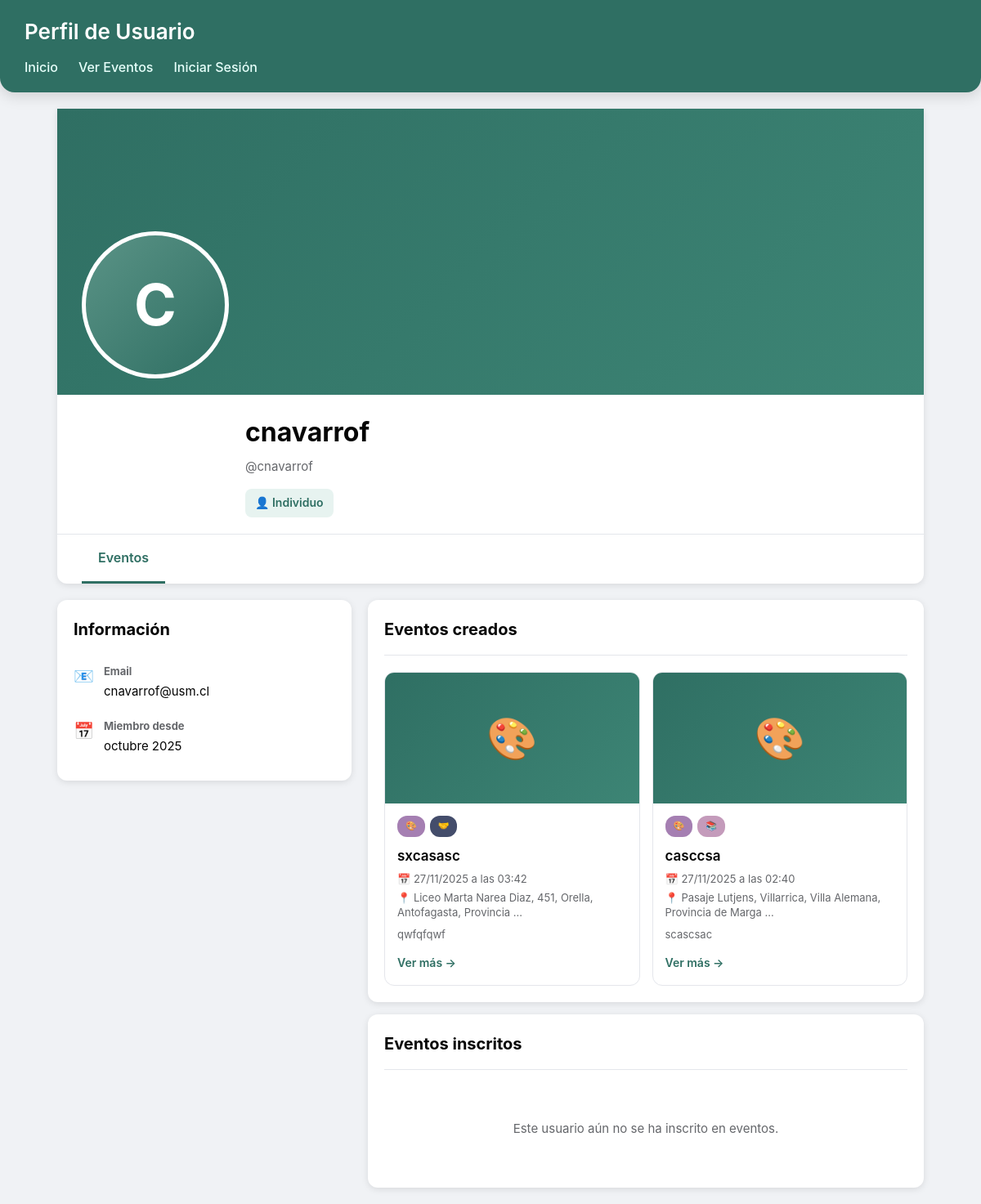
/usuario/cnavarrof/, run on the app's committed database.
### Humanet/models.py (models this page shows, shortened)
class Evento(models.Model):
    REGIONES = [
        ('tarapaca', 'Tarapacá'),
        ('antofagasta', 'Antofagasta'),
        ('atacama', 'Atacama'),
        ('coquimbo', 'Coquimbo'),
        ('valparaiso', 'Valparaíso'),
        ('ohiggins', "O'Higgins"),
        ('maule', 'Maule'),
        ('nuble', 'Ñuble'),
        ('biobio', 'Biobío'),
        ('araucania', 'La Araucanía'),
        ('los_rios', 'Los Ríos'),
        ('los_lagos', 'Los Lagos'),
        ('aysen', 'Aysén'),
        ('magallanes', 'Magallanes'),
        ('metropolitana', 'Metropolitana'),
        ('arica', 'Arica y Parinacota'),
    ]
    creador = models.ForeignKey(User, on_delete=models.CASCADE, related_name='eventos')
    nombre = models.CharField(max_length=200)
    imagen = models.ImageField(upload_to='eventos/', blank=True, null=True)  # NUEVO
    fecha = models.DateField()
    hora = models.TimeField()
    ubicacion = models.CharField(max_length=300)
    ciudad = models.CharField(max_length=100, blank=True, null=True)  # NUEVO
    region = models.CharField(max_length=50, choices=REGIONES, blank=True, null=True)  # NUEVO
    latitud = models.DecimalField(max_digits=9, decimal_places=6, null=True, blank=True)
    longitud = models.DecimalField(max_digits=9, decimal_places=6, null=True, blank=True)
    descripcion = models.TextField()
    detalles = models.TextField(blank=True, null=True)
    fecha_creacion = models.DateTimeField(auto_now_add=True)
    categorias = models.ManyToManyField(Categoria, related_name='eventos')
    class Meta:
        ordering = ['-fecha_creacion']
        verbose_name = 'Evento'
        verbose_name_plural = 'Eventos'

class Categoria(models.Model):
    nombre = models.CharField(max_length=100, unique=True)
    icono = models.CharField(max_length=10, default='📌')
    descripcion = models.TextField(blank=True)
    color = models.CharField(max_length=7, default='#667eea')
    class Meta:
        verbose_name = 'Categoría'
        verbose_name_plural = 'Categorías'
        ordering = ['nombre']

### Humanet/views.py (the view)
# urls.py: path('usuario/<str:username>/', views.perfil_publico, name='perfil_publico'),
def perfil_publico(request, username):
    usuario = get_object_or_404(User, username=username)
    perfil, created = PerfilUsuario.objects.get_or_create(usuario=usuario)
    eventos_creados = Evento.objects.filter(creador=usuario)
    context = {
        'usuario_perfil': usuario,
        'perfil': perfil,
        'eventos_creados': eventos_creados,
    }
    return render(request, 'Humanet/perfil_publico.html', context)

### Humanet/templates/Humanet/perfil_publico.html (shortened to what this page needs)
<!DOCTYPE html>
<html lang="es">
<head>
</head>
<body>
<header>
    <h1>Perfil de Usuario</h1>
    <nav>
        <ul>
            <li><a href="/">Inicio</a></li>
            <li><a href="{% url 'lista_eventos' %}">Ver Eventos</a></li>
            {% if user.is_authenticated %}
                <li><a href="{% url 'perfil' %}">Mi Perfil</a></li>
            {% else %}
                <li><a href="{% url 'login' %}">Iniciar Sesión</a></li>
            {% endif %}
        </ul>
    </nav>
</header>
<main>
    <div class="perfil-header">
        <div class="perfil-portada">
            <div class="perfil-foto-container">
                {% if perfil.foto %}
                    <img src="{{ perfil.foto.url }}" class="perfil-foto">
                {% else %}
                    <div class="perfil-foto-placeholder">
                        {{ usuario_perfil.username|slice:":1"|upper }}
                    </div>
                {% endif %}
            </div>
        </div>
        <div class="perfil-nombre-section">
            <h2>{{ usuario_perfil.get_full_name|default:usuario_perfil.username }}</h2>
            <p class="perfil-username">@{{ usuario_perfil.username }}</p>
            <span class="tipo-cuenta-badge">
                {% if perfil.tipo_cuenta == 'organizacion' %}
                    🏢 Organización
                {% else %}
                    👤 Individuo
                {% endif %}
            </span>
        </div>
        <div class="perfil-tabs">
            <div class="tab-item active">Eventos</div>
        </div>
    </div>
    <div class="perfil-content">
        <div class="sidebar">
            <div class="info-card">
                <h3>Información</h3>
                <div class="info-item">
                    <span class="info-item-icon">📧</span>
                    <div class="info-item-content">
                        <strong>Email</strong>
                        {{ usuario_perfil.email }}
                    </div>
                </div>
                <div class="info-item">
                    <span class="info-item-icon">📅</span>
                    <div class="info-item-content">
                        <strong>Miembro desde</strong>
                        {{ usuario_perfil.date_joined|date:"F Y" }}
                    </div>
                </div>
            </div>
        </div>
        <div class="main-content">
            <div class="eventos-section">
                <div class="eventos-section-header">
                    <h3>Eventos creados</h3>
                </div>
                {% if eventos_creados %}
                <div class="eventos-grid">
                    {% for evento in eventos_creados %}
                    <div class="evento-card" onclick="location.href='{% url 'detalle_evento' evento.id %}'">
                        {% if evento.imagen %}
                            <img src="{{ evento.imagen.url }}" class="evento-imagen">
                        {% else %}
                            <div class="evento-imagen-placeholder">
                                {{ evento.categorias.first.icono|default:"📅" }}
                            </div>
                        {% endif %}
                        <div class="evento-body">
                            <div class="evento-categorias">
                                {% for categoria in evento.categorias.all|slice:":2" %}
                                    <span class="categoria-chip" style="background:{{ categoria.color }};">
                                        {{ categoria.icono }}
                                    </span>
                                {% endfor %}
                            </div>
                            <h4>{{ evento.nombre }}</h4>
                            <p><strong>📅</strong> {{ evento.fecha|date:"d/m/Y" }} a las {{ evento.hora|time:"H:i" }}</p>
                            <p><strong>📍</strong> {{ evento.ubicacion|truncatewords:8 }}</p>
                            <p style="margin-top: 8px;">{{ evento.descripcion|truncatewords:12 }}</p>
                            <a href="{% url 'detalle_evento' evento.id %}" onclick="event.stopPropagation()">Ver más →</a>
                        </div>
                    </div>
                    {% endfor %}
                </div>
                {% else %}
                <div class="no-eventos">
                    Este usuario aún no ha creado eventos.
                </div>
                {% endif %}
            </div>
            <div class="eventos-section">
                <div class="eventos-section-header">
                    <h3>Eventos inscritos</h3>
                </div>
                {% if eventos_inscritos %}
                <div class="eventos-grid">
                    {% for evento in eventos_inscritos %}
                    <div class="evento-card" onclick="location.href='{% url 'detalle_evento' evento.id %}'">
                        <div class="evento-body">
                            <h4>{{ evento.nombre }}</h4>
                            <p><strong>📅</strong> {{ evento.fecha|date:"d/m/Y" }} a las {{ evento.hora|time:"H:i" }}</p>
                            <p><strong>📍</strong> {{ evento.ubicacion|truncatewords:8 }}</p>
                            <p style="margin-top: 8px;">{{ evento.descripcion|truncatewords:12 }}</p>
                            <a href="{% url 'detalle_evento' evento.id %}" onclick="event.stopPropagation()">Ver más →</a>
                        </div>
                    </div>
                    {% endfor %}
                </div>
                {% else %}
                <div class="no-eventos">
                    Este usuario aún no se ha inscrito en eventos.
                </div>
                {% endif %}
            </div>
        </div>
    </div>
</main>
</body>
</html>

### Humanet/templates/Humanet/perfil_publico.html (style rules this page uses)
* { margin: 0; padding: 0; box-sizing: border-box; }
body { font-family: 'Inter', -apple-system, BlinkMacSystemFont, 'Segoe UI', sans-serif; background: #f0f2f5; color: #2b2b2b; line-height: 1.6; }
header { background: #2f6f63; color: white; padding: 18px 30px; border-radius: 0 0 18px 18px; box-shadow: 0 4px 18px rgba(0,0,0,0.15); position: sticky; top: 0; z-index: 100; }
header h1 { font-size: 26px; margin-bottom: 10px; font-weight: 600; }
nav ul { list-style: none; display: flex; gap: 25px; }
nav a { color: #e6fffa; font-weight: 500; text-decoration: none; transition: 0.2s; }
main { max-width: 1100px; margin: 20px auto; padding: 0 20px; }
.perfil-header { background: white; border-radius: 0 0 12px 12px; box-shadow: 0 2px 8px rgba(0,0,0,0.1); overflow: hidden; margin-bottom: 20px; }
.perfil-portada { width: 100%; height: 350px; background: linear-gradient(135deg, #2f6f63 0%, #3d8575 100%); position: relative; }
.perfil-foto-container { position: absolute; bottom: 20px; left: 30px; }
.perfil-foto, .perfil-foto-placeholder { width: 180px; height: 180px; border-radius: 50%; border: 5px solid white; background: white; display: flex; align-items: center; justify-content: center; }
.perfil-foto-placeholder { background: linear-gradient(135deg, #5a9386 0%, #2f6f63 100%); color: white; font-size: 70px; font-weight: bold; }
.perfil-nombre-section { padding: 20px 30px 20px 230px; min-height: 100px; }
.perfil-nombre-section h2 { font-size: 32px; font-weight: 700; margin-bottom: 5px; color: #050505; }
.perfil-username { color: #65676b; font-size: 15px; margin-bottom: 10px; }
.perfil-tabs { border-top: 1px solid #e4e6eb; padding: 0 30px; display: flex; gap: 10px; }
.tab-item { padding: 16px 20px; color: #65676b; font-weight: 600; border-bottom: 3px solid transparent; cursor: pointer; transition: all 0.2s; }
.tab-item.active { color: #2f6f63; border-bottom-color: #2f6f63; }
.perfil-content { display: grid; grid-template-columns: 360px 1fr; gap: 20px; }
.sidebar { display: flex; flex-direction: column; gap: 15px; }
.info-card { background: white; padding: 20px; border-radius: 12px; box-shadow: 0 2px 8px rgba(0,0,0,0.1); }
.info-card h3 { font-size: 20px; font-weight: 700; margin-bottom: 15px; color: #050505; }
.info-item { display: flex; align-items: flex-start; gap: 12px; padding: 10px 0; color: #050505; font-size: 15px; }
.info-item-icon { font-size: 20px; min-width: 20px; }
.info-item-content strong { color: #65676b; font-size: 13px; display: block; margin-bottom: 2px; }
.main-content { display: flex; flex-direction: column; gap: 15px; }
.eventos-section { background: white; padding: 20px; border-radius: 12px; box-shadow: 0 2px 8px rgba(0,0,0,0.1); }
.eventos-section-header { padding-bottom: 15px; border-bottom: 1px solid #e4e6eb; margin-bottom: 20px; }
.eventos-section-header h3 { font-size: 20px; font-weight: 700; color: #050505; }
.eventos-grid { display: grid; grid-template-columns: repeat(auto-fill, minmax(280px, 1fr)); gap: 15px; }
.evento-card { background: white; border: 1px solid #e4e6eb; border-radius: 12px; overflow: hidden; transition: all 0.2s; cursor: pointer; }
.evento-imagen-placeholder { width: 100%; height: 160px; background: linear-gradient(135deg, #2f6f63 0%, #3d8575 100%); display: flex; align-items: center; justify-content: center; font-size: 50px; color: white; }
.evento-body { padding: 15px; }
.evento-categorias { display: flex; gap: 6px; flex-wrap: wrap; margin-bottom: 12px; }
.categoria-chip { padding: 4px 10px; background: #2f6f63; color: white; border-radius: 12px; font-size: 11px; font-weight: 600; }
.evento-card h4 { font-size: 17px; font-weight: 600; color: #050505; margin-bottom: 8px; line-height: 1.3; }
.evento-card p { color: #65676b; font-size: 13px; margin: 5px 0; line-height: 1.4; }
.evento-card a { display: inline-block; margin-top: 10px; color: #2f6f63; font-size: 14px; font-weight: 600; text-decoration: none; }
.no-eventos { text-align: center; padding: 40px; color: #65676b; font-size: 15px; }
.tipo-cuenta-badge { display: inline-flex; align-items: center; gap: 6px; padding: 6px 12px; background: #e7f3f0; color: #2f6f63; border-radius: 8px; font-size: 14px; font-weight: 600; margin-top: 5px; }

### data on the page
Evento: categorias.first.icono "🎨", nombre "sxcasasc", fecha "27/11/2025", hora "03:42", ubicacion "Liceo Marta Narea Diaz, 451, Orella, Antofagasta, Provincia …", descripcion "qwfqfqwf"
Categoria: icono "🎨"
Categoria: icono "🤝"
Evento: categorias.first.icono "🎨", nombre "casccsa", fecha "27/11/2025", hora "02:40", ubicacion "Pasaje Lutjens, Villarrica, Villa Alemana, Provincia de Marga …", descripcion "scascsac"
Categoria: icono "📚"

### other printed values
{{ usuario_perfil.username|slice:":1"|upper }} "C"
{{ usuario_perfil.get_full_name|default:usuario_perfil.username }} "cnavarrof"
{{ usuario_perfil.username }} "cnavarrof"
{{ usuario_perfil.email }} "cnavarrof@usm.cl"
{{ usuario_perfil.date_joined|date:"F Y" }} "octubre 2025"
